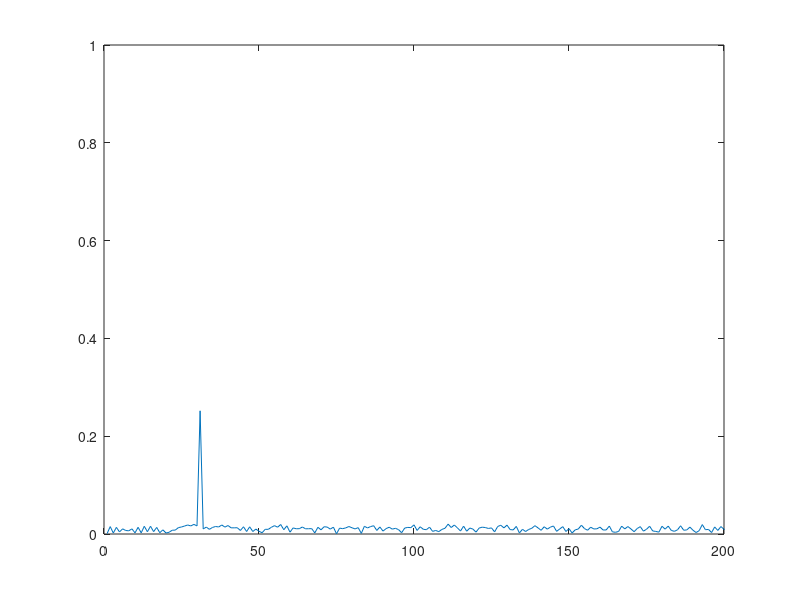
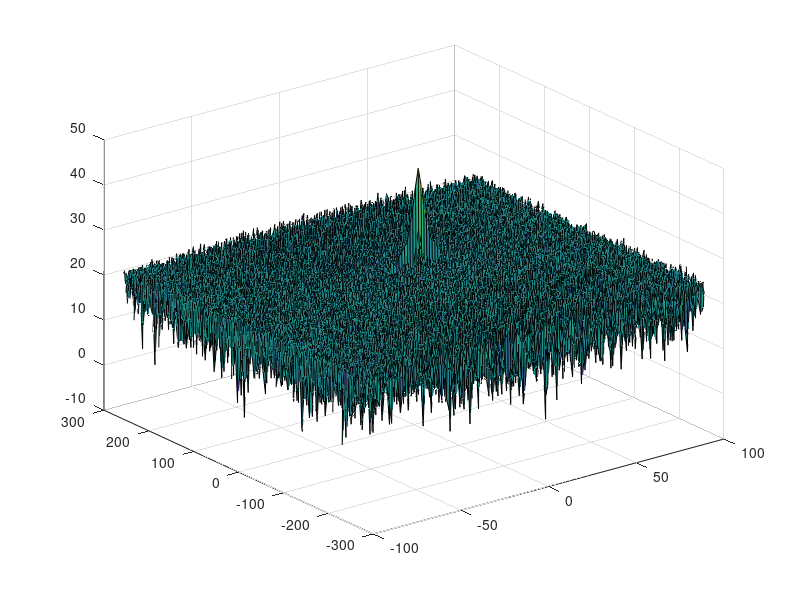

The MATLAB source for these figures, in order: (Note: this script raises an error after producing the figures.)
clear all
clc;

%% Radar Specifications 
%%%%%%%%%%%%%%%%%%%%%%%%%%%
% Frequency of operation = 77GHz
% Max Range = 200m
% Range Resolution = 1 m
% Max Velocity = 100 m/s
%%%%%%%%%%%%%%%%%%%%%%%%%%%

%speed of light = 3e8
%% User Defined Range and Velocity of target
% *%TODO* :
% define the target's initial position and velocity. Note : Velocity
% remains contant
d0 = 30; % init pos
v0 = 10; % init velocity

%% FMCW Waveform Generation

% *%TODO* :
%Design the FMCW waveform by giving the specs of each of its parameters.
% Calculate the Bandwidth (B), Chirp Time (Tchirp) and Slope (slope) of the FMCW
% chirp using the requirements above.
Rmax = 200;
dr = 1;
c = 3 * 10^8;
Bsweep = c / 2 * dr;
Tchirp = 5.5 * 2 * Rmax / c;
alpha = Bsweep / Tchirp; % Slope

disp(alpha)

%Operating carrier frequency of Radar 
fc= 77e9;             %carrier freq

%The number of chirps in one sequence. Its ideal to have 2^ value for the ease of running the FFT
%for Doppler Estimation. 
Nd=128;                   % #of doppler cells OR #of sent periods % number of chirps

%The number of samples on each chirp. 
Nr=1024;                  %for length of time OR # of range cells

% Timestamp for running the displacement scenario for every sample on each
% chirp
t=linspace(0,Nd*Tchirp,Nr*Nd); %total time for samples

%Creating the vectors for Tx, Rx and Mix based on the total samples input.
Tx=zeros(1,length(t)); %transmitted signal
Rx=zeros(1,length(t)); %received signal
Mix = zeros(1,length(t)); %beat signal

%Similar vectors for range_covered and time delay.
r_t=zeros(1,length(t));
td=zeros(1,length(t));

%% Signal generation and Moving Target simulation
% Running the radar scenario over the time. 

for i=1:length(t)         
    % *%TODO* :
    %For each time stamp update the Range of the Target for constant velocity. 
    r_t(i) = d0 + v0 * t(i);
    td(i) = 2 * r_t(i) / c;
    
    % *%TODO* :
    %For each time sample we need update the transmitted and
    %received signal. 
    Tx(i) = cos(2 * pi * (fc * t(i) + (alpha * t(i)^2) / 2));
    Rx(i) = cos(2 * pi * (fc * (t(i) - td(i)) + alpha * ((t(i) - td(i)) ^ 2) / 2.0));
    
    % *%TODO* :
    %Now by mixing the Transmit and Receive generate the beat signal
    %This is done by element wise matrix multiplication of Transmit and
    %Receiver Signal
    Mix(i) = Tx(i) .* Rx(i);
    
end

%% RANGE MEASUREMENT

 % *%TODO* :
%reshape the vector into Nr*Nd array. Nr and Nd here would also define the size of
%Range and Doppler FFT respectively.
Mix_matrix = reshape(Mix, Nr, Nd);

 % *%TODO* :
%run the FFT on the beat signal along the range bins dimension (Nr) and
%normalize.
f = fft(Mix_matrix, Nr);
f_norm = f / Nr;

 % *%TODO* :
% Take the absolute value of FFT output
f_abs = abs(f_norm);

 % *%TODO* :
% Output of FFT is double sided signal, but we are interested in only one side of the spectrum.
% Hence we throw out half of the samples.
f_one_side = f_abs(1:Nr/2);

%plotting the range
figure ('Name','Range from First FFT')
subplot(1,1,1)

 % *%TODO* :
 % plot FFT output 
plot(f_one_side);
axis ([0 200 0 1]);

%% RANGE DOPPLER RESPONSE
% The 2D FFT implementation is already provided here. This will run a 2DFFT
% on the mixed signal (beat signal) output and generate a range doppler
% map.You will implement CFAR on the generated RDM


% Range Doppler Map Generation.

% The output of the 2D FFT is an image that has reponse in the range and
% doppler FFT bins. So, it is important to convert the axis from bin sizes
% to range and doppler based on their Max values.

Mix=reshape(Mix,[Nr,Nd]);

% 2D FFT using the FFT size for both dimensions.
sig_fft2 = fft2(Mix,Nr,Nd);

% Taking just one side of signal from Range dimension.
sig_fft2 = sig_fft2(1:Nr/2,1:Nd);
sig_fft2 = fftshift (sig_fft2);
RDM = abs(sig_fft2);
RDM = 10*log10(RDM) ;

%use the surf function to plot the output of 2DFFT and to show axis in both
%dimensions
doppler_axis = linspace(-100,100,Nd);
range_axis = linspace(-200,200,Nr/2)*((Nr/2)/400);
figure,surf(doppler_axis,range_axis,RDM);

%% CFAR implementation

%Slide Window through the complete Range Doppler Map

% *%TODO* :
%Select the number of Training Cells in both the dimensions.
Tr = 10;
Td = 5;

% *%TODO* :
%Select the number of Guard Cells in both dimensions around the Cell under 
%test (CUT) for accurate estimation
Gr = 4;
Gd = 2;

% *%TODO* :
% offset the threshold by SNR value in dB
offset = 5;

% *%TODO* :
%Create a vector to store noise_level for each iteration on training cells
noise_level = zeros(1,1);
output = zeros(size(RDM));


% *%TODO* :
%design a loop such that it slides the CUT across range doppler map by
%giving margins at the edges for Training and Guard Cells.
%For every iteration sum the signal level within all the training
%cells. To sum convert the value from logarithmic to linear using db2pow
%function. Average the summed values for all of the training
%cells used. After averaging convert it back to logarithimic using pow2db.
%Further add the offset to it to determine the threshold. Next, compare the
%signal under CUT with this threshold. If the CUT level > threshold assign
%it a value of 1, else equate it to 0.


% Use RDM[x,y] as the matrix from the output of 2D FFT for implementing
% CFAR

% Loop over all of the input matrix expect few cells around edge
total_training_area_num_cells = (2 * (Tr + Gr) + 1) * (2 * (Td + Gd) + 1) - (2 * Gr + 1) * (2 * Gd + 1); 
for i = Tr + Gr + 1 : (Nr / 2 - (Tr + Gr))
   for j = Td + Gd + 1 : (Nd - (Gd + Td))
       sum_T_and_G = sum(db2pow(RDM(i - Tr - Gr : i + Tr + Gr, j - Td - Gd : j + Td + Gd)), 'all');
       sum_G = sum(db2pow(RDM(i- Gr : i + Gr, j - Gd : j + Gd)), 'all');
       
        
       average_noise_level_in_training_cells = (sum_T_and_G - sum_G) / total_training_area_num_cells;
       threshold = db2pow(pow2db(average_noise_level_in_training_cells) + offset);
       
       CUT = db2pow(RDM(i, j));
       if(CUT > threshold)
           output(i, j) = 1;
       end
   end
end



% *%TODO* :
% The process above will generate a thresholded block, which is smaller 
%than the Range Doppler Map as the CUT cannot be located at the edges of
%matrix. Hence,few cells will not be thresholded. To keep the map size same
% set those values to 0.
% Since new matrix is used as output, these are already initialized to
% zeros

% *%TODO* :
%display the CFAR output using the Surf function like we did for Range
%Doppler Response output.
figure,surf(doppler_axis,range_axis, output);
colorbar;


 
 